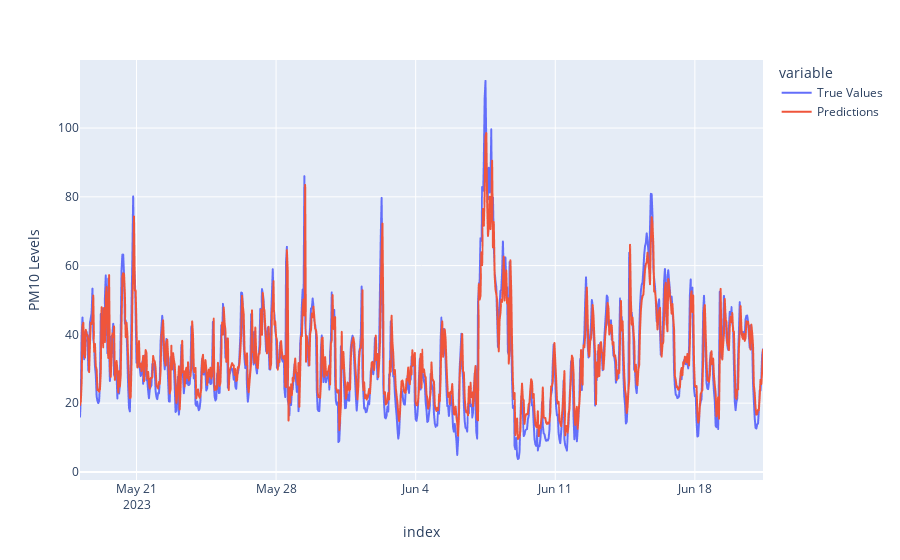

The notebook cell this image was saved under:
### Code cell
df_pred_test=pd.DataFrame(
   {'True Values': y_test, 'Predictions':y_pred_wfv}

)
fig = px.line(df_pred_test, labels={"value": "PM10 Levels"})
fig.show()

### Figure 1 — Plotly figure (JSON) as saved in the notebook; plotly's stock layout.template omitted (floating-point values rounded to 4 significant figures; data arrays with more than 128 entries replaced by an {"elided": "..."} marker saying what was removed)
{"data": [{"hovertemplate": "variable=True Values<br>index=%{x}<br>PM10 Levels=%{y}<extra></extra>", "legendgroup": "True Values", "line": {"color": "#636efa", "dash": "solid"}, "marker": {"symbol": "circle"}, "mode": "lines", "name": "True Values", "showlegend": true, "type": "scattergl", "x": {"elided": "823 str values"}, "xaxis": "x", "y": {"elided": "823 float values"}, "yaxis": "y"}, {"hovertemplate": "variable=Predictions<br>index=%{x}<br>PM10 Levels=%{y}<extra></extra>", "legendgroup": "Predictions", "line": {"color": "#EF553B", "dash": "solid"}, "marker": {"symbol": "circle"}, "mode": "lines", "name": "Predictions", "showlegend": true, "type": "scattergl", "x": {"elided": "823 str values"}, "xaxis": "x", "y": {"elided": "823 float values"}, "yaxis": "y"}], "layout": {"legend": {"title": {"text": "variable"}, "tracegroupgap": 0}, "margin": {"t": 60}, "xaxis": {"anchor": "y", "domain": [0, 1], "title": {"text": "index"}}, "yaxis": {"anchor": "x", "domain": [0, 1], "title": {"text": "PM10 Levels"}}}}
